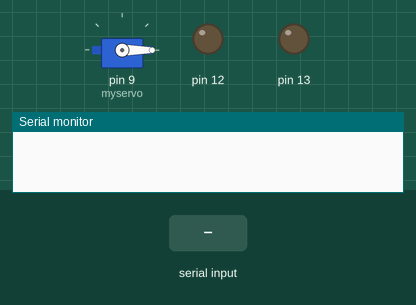
A sketch run on a simulated Arduino Uno, built with avr-gcc and run on an emulated ATmega328P. Shown: servo, output pins drawn as LEDs (lit = HIGH), the last lines printed to the serial monitor. The inputs (shaded band) are chosen by the test bench.

Above: at 2.2 s.
2.3 s: "1234\n" received over Serial
At 5.1 s:
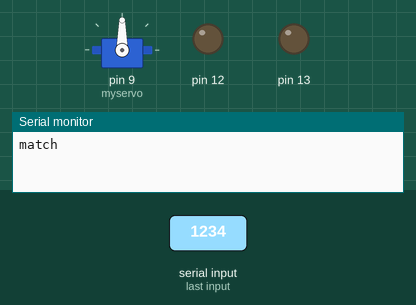
Timing chart, 0 to 8.8 s (numbered marks = the images above; inputs shaded):
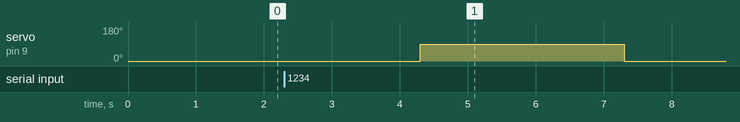

Measured:
- after the input at 2.3 s, servo on pin 9 (myservo): 0° → 90° after 2.0 s, → 0° 3.0 s later

The sketch:

test1.ino
```cpp
/*

*/
#include <Servo.h>
Servo myservo;
 int x;
void setup() {

    Serial.begin(115200);

   myservo.attach(9);
    myservo.write(0);
    delay(1000);
    myservo.detach();
   pinMode(13, OUTPUT);
   pinMode(12, OUTPUT);

}

void loop() {
    // send data only when you receive data:

while (!Serial.available());{
 x = Serial.readString().toInt();

 if (x == 1234){
    Serial.print("match");
    myservo.attach(9);
    delay(1000);
     myservo.write(90);
    delay(3000);
    myservo.write(0);
    delay(1000);
    myservo.detach();

    x = 0;
 }
 }


 }
```
